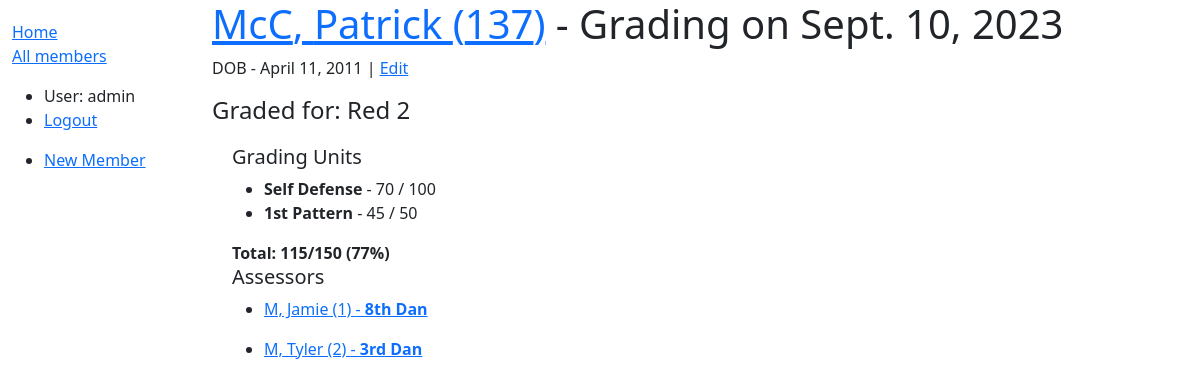
Page /dashboard/grading-result/1 (signed in) on the committed database.
### dashboard/models.py (models this page shows, shortened)
class GradingResult(models.Model):
    member = models.ForeignKey(Member, on_delete=models.RESTRICT, related_name='member2gradings')
    date = models.DateField()
    type = models.CharField(max_length=2, choices=GRADINGS)
    assessor = models.ManyToManyField(Member, help_text='Who assessed this particular grading?', related_name='assessor2gradings')
    forbelt = models.CharField(max_length=50, choices=BELT_CHOICES, verbose_name="For Belt")
    comments = models.CharField(max_length=200, blank=True)

class Member(models.Model):
    first_name = models.CharField(max_length=50)
    last_name = models.CharField(max_length=50)
    idnumber = models.SmallIntegerField(verbose_name="ID Number")
    address_line_1 = models.CharField(max_length=200, help_text="Street Number and Name", blank=True)
    address_line_2 = models.CharField(max_length=200, help_text="Suburb", blank=True)
    address_line_3 = models.CharField(max_length=4, help_text="Postcode", blank=True)
    date_of_birth = models.DateField()
    belt = models.CharField(max_length=50, choices=BELT_CHOICES, blank=True)
    email = models.EmailField()
    phone = models.CharField(max_length=100)
    team_leader_instructor = models.CharField(max_length=2, choices=TL_INST_RANKS, blank=True, verbose_name="Team Leader/Instructor")
    active = models.BooleanField(default=True)
    class Meta:
        ordering = ['idnumber']
    def __str__(self):
        return f'{self.last_name}, {self.first_name} ({self.idnumber})'
    def get_absolute_url(self):
        return reverse('member-detail', args=[str(self.id)])

class AssessmentUnit(models.Model):
    unit = models.CharField(max_length=200, choices=ASSESSMENT_UNITS)
    achieved_pts = models.SmallIntegerField()
    max_pts = models.SmallIntegerField()
    grading_result = models.ForeignKey('GradingResult', on_delete=models.RESTRICT, verbose_name="Associated Grading Result")

### dashboard/views.py (the view)
# urls.py: path('grading-result/<int:pk>', views.GradingResultDetailView.as_view(), name='grading-result-detail'),
class GradingResultDetailView(LoginRequiredMixin, generic.DetailView):
    model = GradingResult
    def get_context_data(self, **kwargs):
        context = super(GradingResultDetailView, self).get_context_data(**kwargs)
        maxpts = 0
        apts = 0
        if self.get_object().assessmentunit_set.all():
            for au in self.get_object().assessmentunit_set.all():
                maxpts += au.max_pts
                apts += au.achieved_pts
            context['total_max_pts'] = maxpts
            context['total_achieved_pts'] = apts
            context['total_percent'] = round((context['total_achieved_pts']/context['total_max_pts'])*100)
        return context

### dashboard/templates/dashboard/gradingresult_detail.html (shortened to what this page needs)
{% extends "base_generic.html" %}
{% block content %}
  <h1><a href="{{ gradingresult.member.get_absolute_url }}">{{ gradingresult.member.last_name }}, {{ gradingresult.member.first_name }} ({{ gradingresult.member.idnumber }})</a> - Grading on {{ gradingresult.date }}</h1>
  {% if gradingresult.member.date_of_birth %}
    <p>DOB - {{ gradingresult.member.date_of_birth }} | <a href="{% url 'update-grading-result' gradingresult.pk %}">Edit</a></p>
  {% endif %}
  <h4>Graded for: {{ gradingresult.get_forbelt_display }}</h4>
  <div style="margin-left:20px;margin-top:20px">
    <h5>Grading Units</h5>
    {% if gradingresult.assessmentunit_set.all %}
        <ul>
        {% for au in gradingresult.assessmentunit_set.all %}
            <li>
                <b>{{ au.get_unit_display }}</b> - {{ au.achieved_pts }} / {{ au.max_pts }}
            </li>
        {% endfor %}
        </ul>
        <b>Total: {{ total_achieved_pts }}/{{ total_max_pts }} ({{ total_percent }}{% verbatim %}%{% endverbatim %})</b>
    {% else %}
        <p>This grading has no units.</p>
    {% endif %}
    <br>
    <h5>Assessors</h5>
    {% if gradingresult.assessor.all %}
        <ul>
        {% for as in gradingresult.assessor.all %}
        <li>
            <a href="{{ as.get_absolute_url }}"><p>{{ as }} - <b>{{ as.get_belt_display }}</b></p></a>
        </li>
        {% endfor %}
        </ul>
    {% else %}
        <p>This grading has no assessors.</p>
    {% endif %}
  </div>
{% endblock %}

### dashboard/templates/base_generic.html (shortened to what this page needs)
<!DOCTYPE html>
<html lang="en">
<head>
  <link href="https://cdn.jsdelivr.net/npm/bootstrap@5.1.3/dist/css/bootstrap.min.css" rel="stylesheet">
  {% load static %}
  <link rel="stylesheet" href="{% static 'css/styles.css' %}">
</head>
<body>
  <div class="container-fluid">
    <div class="row">
      <div class="col-sm-2">
      {% block sidebar %}
        <ul class="sidebar-nav">
          <li><a href="{% url 'index' %}">Home</a></li>
          <li><a href="{% url 'members' %}">All members</a></li>
        </ul>
        <ul>
          {% if user.is_authenticated %}
          <li>User: {{ user.get_username }}</li>
          <li><a href="{% url 'logout' %}?next={{ request.path }}">Logout</a></li>
          </ul>
          <ul>
            <li><a href="{% url 'add-member' %}">New Member</a></li>
          </ul>
          {% else %}
          <li><a href="{% url 'login' %}?next={{ request.path }}">Login</a></li>
          {% endif %}
     {% endblock %}
      </div>
      <div class="col-sm-10 ">{% block content %}{% endblock %}
      </div>
    </div>
  </div>
</body>
</html>

### dashboard/static/css/styles.css (style rules this page uses)
.sidebar-nav { margin-top: 20px; padding: 0; list-style: none; }

### rows in the picture
GradingResult: member.date_of_birth "April 11, 2011", forbelt "Red 2"
AssessmentUnit: unit "Self Defense", achieved_pts "70", max_pts "100"
AssessmentUnit: unit "1st Pattern", achieved_pts "45", max_pts "50"
Member: last_name+first_name+idnumber "M, Jamie (1)", belt "8th Dan"
Member: last_name+first_name+idnumber "M, Tyler (2)", belt "3rd Dan"

### other values in the picture
{{ user.get_username }} "admin"
{{ total_achieved_pts }} "115"
{{ total_max_pts }} "150"
{{ total_percent }} "77"
